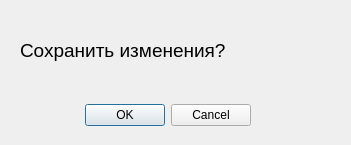
<?xml version="1.0" encoding="UTF-8"?>
<ui version="4.0">
 <class>SaveDialog</class>
 <widget class="QDialog" name="SaveDialog">
  <property name="geometry">
   <rect>
    <x>0</x>
    <y>0</y>
    <width>351</width>
    <height>145</height>
   </rect>
  </property>
  <property name="windowTitle">
   <string>Dialog</string>
  </property>
  <widget class="QDialogButtonBox" name="buttonBox">
   <property name="geometry">
    <rect>
     <x>60</x>
     <y>100</y>
     <width>191</width>
     <height>31</height>
    </rect>
   </property>
   <property name="orientation">
    <enum>Qt::Horizontal</enum>
   </property>
   <property name="standardButtons">
    <set>QDialogButtonBox::Cancel|QDialogButtonBox::Ok</set>
   </property>
  </widget>
  <widget class="QLabel" name="label">
   <property name="geometry">
    <rect>
     <x>20</x>
     <y>10</y>
     <width>321</width>
     <height>81</height>
    </rect>
   </property>
   <property name="font">
    <font>
     <family>Microsoft YaHei UI</family>
     <pointsize>14</pointsize>
    </font>
   </property>
   <property name="text">
    <string>Сохранить изменения?</string>
   </property>
   <property name="scaledContents">
    <bool>false</bool>
   </property>
   <property name="wordWrap">
    <bool>true</bool>
   </property>
  </widget>
 </widget>
 <resources/>
 <connections>
  <connection>
   <sender>buttonBox</sender>
   <signal>accepted()</signal>
   <receiver>SaveDialog</receiver>
   <slot>accept()</slot>
   <hints>
    <hint type="sourcelabel">
     <x>248</x>
     <y>254</y>
    </hint>
    <hint type="destinationlabel">
     <x>157</x>
     <y>274</y>
    </hint>
   </hints>
  </connection>
  <connection>
   <sender>buttonBox</sender>
   <signal>rejected()</signal>
   <receiver>SaveDialog</receiver>
   <slot>reject()</slot>
   <hints>
    <hint type="sourcelabel">
     <x>316</x>
     <y>260</y>
    </hint>
    <hint type="destinationlabel">
     <x>286</x>
     <y>274</y>
    </hint>
   </hints>
  </connection>
 </connections>
</ui>
